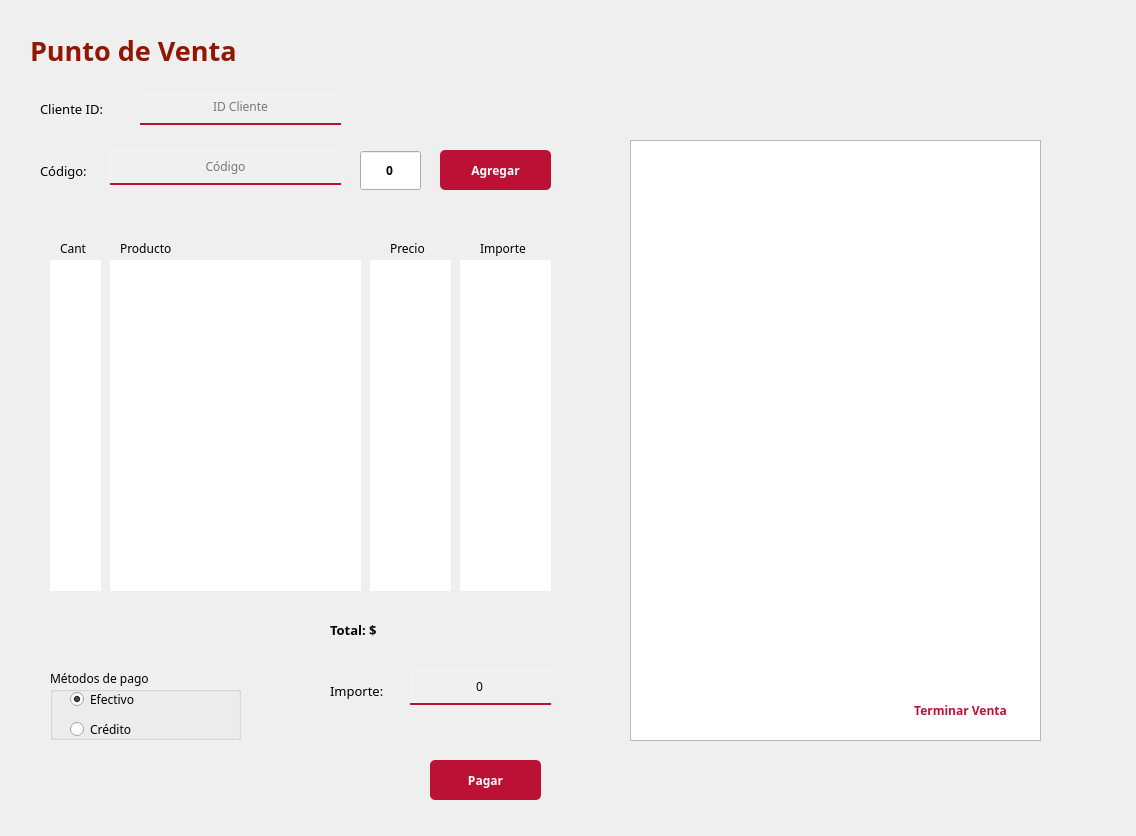
<?xml version="1.0" encoding="UTF-8"?>
<ui version="4.0">
 <class>MainWindow</class>
 <widget class="QMainWindow" name="MainWindow">
  <property name="geometry">
   <rect>
    <x>0</x>
    <y>0</y>
    <width>1136</width>
    <height>836</height>
   </rect>
  </property>
  <property name="windowTitle">
   <string>MainWindow</string>
  </property>
  <widget class="QWidget" name="centralwidget">
   <widget class="QLabel" name="label">
    <property name="geometry">
     <rect>
      <x>30</x>
      <y>20</y>
      <width>331</width>
      <height>61</height>
     </rect>
    </property>
    <property name="font">
     <font>
      <family>Product Sans</family>
      <pointsize>20</pointsize>
      <weight>75</weight>
      <bold>true</bold>
     </font>
    </property>
    <property name="styleSheet">
     <string notr="true">color: #921700;</string>
    </property>
    <property name="text">
     <string>Punto de Venta</string>
    </property>
   </widget>
   <widget class="QLabel" name="label_5">
    <property name="geometry">
     <rect>
      <x>40</x>
      <y>100</y>
      <width>131</width>
      <height>17</height>
     </rect>
    </property>
    <property name="font">
     <font>
      <family>Product Sans</family>
      <pointsize>10</pointsize>
     </font>
    </property>
    <property name="text">
     <string>Cliente ID:</string>
    </property>
   </widget>
   <widget class="QLineEdit" name="txtCliente">
    <property name="geometry">
     <rect>
      <x>140</x>
      <y>90</y>
      <width>201</width>
      <height>35</height>
     </rect>
    </property>
    <property name="font">
     <font>
      <family>Product Sans</family>
      <pointsize>9</pointsize>
     </font>
    </property>
    <property name="styleSheet">
     <string notr="true">QLineEdit {
	background-color: rgb(240, 240, 240);
	border: none;
	border-bottom: 2px solid #bb1135;
}</string>
    </property>
    <property name="text">
     <string/>
    </property>
    <property name="alignment">
     <set>Qt::AlignCenter</set>
    </property>
    <property name="placeholderText">
     <string>ID Cliente</string>
    </property>
   </widget>
   <widget class="QLabel" name="label_6">
    <property name="geometry">
     <rect>
      <x>40</x>
      <y>160</y>
      <width>71</width>
      <height>21</height>
     </rect>
    </property>
    <property name="font">
     <font>
      <family>Product Sans</family>
      <pointsize>10</pointsize>
     </font>
    </property>
    <property name="text">
     <string>Código:</string>
    </property>
   </widget>
   <widget class="QLineEdit" name="txtCodigo">
    <property name="geometry">
     <rect>
      <x>110</x>
      <y>150</y>
      <width>231</width>
      <height>35</height>
     </rect>
    </property>
    <property name="font">
     <font>
      <family>Product Sans</family>
      <pointsize>9</pointsize>
     </font>
    </property>
    <property name="styleSheet">
     <string notr="true">QLineEdit {
	background-color: rgb(240, 240, 240);
	border: none;
	border-bottom: 2px solid #bb1135;
}</string>
    </property>
    <property name="text">
     <string/>
    </property>
    <property name="alignment">
     <set>Qt::AlignCenter</set>
    </property>
    <property name="placeholderText">
     <string>Código</string>
    </property>
   </widget>
   <widget class="QSpinBox" name="spCantidad">
    <property name="geometry">
     <rect>
      <x>360</x>
      <y>150</y>
      <width>61</width>
      <height>41</height>
     </rect>
    </property>
    <property name="font">
     <font>
      <family>Product Sans</family>
      <weight>75</weight>
      <bold>true</bold>
     </font>
    </property>
    <property name="alignment">
     <set>Qt::AlignCenter</set>
    </property>
    <property name="buttonSymbols">
     <enum>QAbstractSpinBox::NoButtons</enum>
    </property>
   </widget>
   <widget class="QPushButton" name="btnAgregar">
    <property name="geometry">
     <rect>
      <x>440</x>
      <y>150</y>
      <width>111</width>
      <height>40</height>
     </rect>
    </property>
    <property name="font">
     <font>
      <family>Product Sans</family>
      <pointsize>9</pointsize>
      <weight>75</weight>
      <bold>true</bold>
     </font>
    </property>
    <property name="styleSheet">
     <string notr="true">QPushButton {
	color: #fff;
	background-color: #bb1135;
	border-radius: 5px;
	border: none;
}

QPushButton:pressed {
	background-color: #4d0000;
}</string>
    </property>
    <property name="text">
     <string>Agregar</string>
    </property>
   </widget>
   <widget class="QListWidget" name="lsCantidad">
    <property name="geometry">
     <rect>
      <x>50</x>
      <y>260</y>
      <width>51</width>
      <height>331</height>
     </rect>
    </property>
    <property name="font">
     <font>
      <family>Product Sans</family>
      <weight>75</weight>
      <bold>true</bold>
     </font>
    </property>
    <property name="styleSheet">
     <string notr="true">border : none;
background-color: rgba(255,255,255,.5);</string>
    </property>
   </widget>
   <widget class="QListWidget" name="lsProducto">
    <property name="geometry">
     <rect>
      <x>110</x>
      <y>260</y>
      <width>251</width>
      <height>331</height>
     </rect>
    </property>
    <property name="font">
     <font>
      <family>Product Sans</family>
      <weight>75</weight>
      <bold>true</bold>
     </font>
    </property>
    <property name="styleSheet">
     <string notr="true">border : none;
background-color: rgba(255,255,255,.5);</string>
    </property>
   </widget>
   <widget class="QListWidget" name="lsPrecio">
    <property name="geometry">
     <rect>
      <x>370</x>
      <y>260</y>
      <width>81</width>
      <height>331</height>
     </rect>
    </property>
    <property name="font">
     <font>
      <family>Product Sans</family>
      <weight>75</weight>
      <bold>true</bold>
     </font>
    </property>
    <property name="styleSheet">
     <string notr="true">border : none;
background-color: rgba(255,255,255,.5);</string>
    </property>
   </widget>
   <widget class="QListWidget" name="lsImporte">
    <property name="geometry">
     <rect>
      <x>460</x>
      <y>260</y>
      <width>91</width>
      <height>331</height>
     </rect>
    </property>
    <property name="font">
     <font>
      <family>Product Sans</family>
      <weight>75</weight>
      <bold>true</bold>
     </font>
    </property>
    <property name="styleSheet">
     <string notr="true">border : none;
background-color: rgba(255,255,255,.5);</string>
    </property>
   </widget>
   <widget class="QLabel" name="label_2">
    <property name="geometry">
     <rect>
      <x>60</x>
      <y>240</y>
      <width>31</width>
      <height>17</height>
     </rect>
    </property>
    <property name="font">
     <font>
      <family>Product Sans</family>
     </font>
    </property>
    <property name="text">
     <string>Cant</string>
    </property>
   </widget>
   <widget class="QLabel" name="label_3">
    <property name="geometry">
     <rect>
      <x>120</x>
      <y>240</y>
      <width>71</width>
      <height>17</height>
     </rect>
    </property>
    <property name="font">
     <font>
      <family>Product Sans</family>
     </font>
    </property>
    <property name="text">
     <string>Producto</string>
    </property>
   </widget>
   <widget class="QLabel" name="label_4">
    <property name="geometry">
     <rect>
      <x>390</x>
      <y>240</y>
      <width>41</width>
      <height>17</height>
     </rect>
    </property>
    <property name="font">
     <font>
      <family>Product Sans</family>
     </font>
    </property>
    <property name="text">
     <string>Precio</string>
    </property>
   </widget>
   <widget class="QLabel" name="label_7">
    <property name="geometry">
     <rect>
      <x>480</x>
      <y>240</y>
      <width>51</width>
      <height>17</height>
     </rect>
    </property>
    <property name="font">
     <font>
      <family>Product Sans</family>
     </font>
    </property>
    <property name="text">
     <string>Importe</string>
    </property>
   </widget>
   <widget class="QLabel" name="lblTotal">
    <property name="geometry">
     <rect>
      <x>408</x>
      <y>609</y>
      <width>141</width>
      <height>41</height>
     </rect>
    </property>
    <property name="font">
     <font>
      <family>Product Sans</family>
      <pointsize>12</pointsize>
     </font>
    </property>
    <property name="styleSheet">
     <string notr="true">border : none;
background-color: rgba(255,255,255,.5);</string>
    </property>
    <property name="text">
     <string/>
    </property>
    <property name="alignment">
     <set>Qt::AlignRight|Qt::AlignTrailing|Qt::AlignVCenter</set>
    </property>
   </widget>
   <widget class="QLabel" name="label_9">
    <property name="geometry">
     <rect>
      <x>330</x>
      <y>620</y>
      <width>71</width>
      <height>20</height>
     </rect>
    </property>
    <property name="font">
     <font>
      <family>Product Sans</family>
      <pointsize>10</pointsize>
      <weight>75</weight>
      <bold>true</bold>
     </font>
    </property>
    <property name="text">
     <string>Total: $</string>
    </property>
   </widget>
   <widget class="QPushButton" name="btnPagar">
    <property name="geometry">
     <rect>
      <x>430</x>
      <y>760</y>
      <width>111</width>
      <height>40</height>
     </rect>
    </property>
    <property name="font">
     <font>
      <family>Product Sans</family>
      <pointsize>9</pointsize>
      <weight>75</weight>
      <bold>true</bold>
     </font>
    </property>
    <property name="styleSheet">
     <string notr="true">QPushButton {
	color: #fff;
	background-color: #bb1135;
	border-radius: 5px;
	border: none;
}

QPushButton:pressed {
	background-color: #4d0000;
}</string>
    </property>
    <property name="text">
     <string>Pagar</string>
    </property>
   </widget>
   <widget class="QTextEdit" name="txtDisplay">
    <property name="geometry">
     <rect>
      <x>630</x>
      <y>140</y>
      <width>411</width>
      <height>601</height>
     </rect>
    </property>
    <property name="font">
     <font>
      <family>Source Code Pro Medium</family>
      <pointsize>8</pointsize>
     </font>
    </property>
    <property name="html">
     <string>&lt;!DOCTYPE HTML PUBLIC &quot;-//W3C//DTD HTML 4.0//EN&quot; &quot;http://www.w3.org/TR/REC-html40/strict.dtd&quot;&gt;
&lt;html&gt;&lt;head&gt;&lt;meta name=&quot;qrichtext&quot; content=&quot;1&quot; /&gt;&lt;style type=&quot;text/css&quot;&gt;
p, li { white-space: pre-wrap; }
&lt;/style&gt;&lt;/head&gt;&lt;body style=&quot; font-family:'Source Code Pro Medium'; font-size:8pt; font-weight:400; font-style:normal;&quot;&gt;
&lt;p style=&quot;-qt-paragraph-type:empty; margin-top:0px; margin-bottom:0px; margin-left:0px; margin-right:0px; -qt-block-indent:0; text-indent:0px; font-family:'Source Code Pro'; font-size:9pt;&quot;&gt;&lt;br /&gt;&lt;/p&gt;&lt;/body&gt;&lt;/html&gt;</string>
    </property>
   </widget>
   <widget class="QPushButton" name="btnTerminar">
    <property name="geometry">
     <rect>
      <x>890</x>
      <y>690</y>
      <width>141</width>
      <height>40</height>
     </rect>
    </property>
    <property name="font">
     <font>
      <family>Product Sans</family>
      <pointsize>9</pointsize>
      <weight>75</weight>
      <bold>true</bold>
     </font>
    </property>
    <property name="styleSheet">
     <string notr="true">QPushButton {
	color: #bb1135;
	background-color: none;
	border-radius: 5px;
	border: none;
}

QPushButton:pressed {
	color: #4d0000;
}</string>
    </property>
    <property name="text">
     <string>Terminar Venta</string>
    </property>
   </widget>
   <widget class="QLabel" name="lblMensaje">
    <property name="geometry">
     <rect>
      <x>50</x>
      <y>600</y>
      <width>261</width>
      <height>41</height>
     </rect>
    </property>
    <property name="font">
     <font>
      <family>Product Sans</family>
      <pointsize>9</pointsize>
     </font>
    </property>
    <property name="text">
     <string/>
    </property>
    <property name="alignment">
     <set>Qt::AlignLeading|Qt::AlignLeft|Qt::AlignVCenter</set>
    </property>
   </widget>
   <widget class="QGroupBox" name="groupBox">
    <property name="geometry">
     <rect>
      <x>50</x>
      <y>669</y>
      <width>191</width>
      <height>71</height>
     </rect>
    </property>
    <property name="font">
     <font>
      <family>Product Sans</family>
     </font>
    </property>
    <property name="title">
     <string>Métodos de pago</string>
    </property>
    <widget class="QRadioButton" name="rdbEfectivo">
     <property name="geometry">
      <rect>
       <x>20</x>
       <y>20</y>
       <width>104</width>
       <height>21</height>
      </rect>
     </property>
     <property name="text">
      <string>Efectivo</string>
     </property>
     <property name="checked">
      <bool>true</bool>
     </property>
    </widget>
    <widget class="QRadioButton" name="rdbCredito">
     <property name="geometry">
      <rect>
       <x>20</x>
       <y>50</y>
       <width>104</width>
       <height>21</height>
      </rect>
     </property>
     <property name="text">
      <string>Crédito</string>
     </property>
    </widget>
   </widget>
   <widget class="QLineEdit" name="txtImporte">
    <property name="enabled">
     <bool>true</bool>
    </property>
    <property name="geometry">
     <rect>
      <x>410</x>
      <y>670</y>
      <width>141</width>
      <height>35</height>
     </rect>
    </property>
    <property name="font">
     <font>
      <family>Product Sans</family>
      <pointsize>9</pointsize>
     </font>
    </property>
    <property name="styleSheet">
     <string notr="true">QLineEdit {
	background-color: rgb(240, 240, 240);
	border: none;
	border-bottom: 2px solid #bb1135;
}</string>
    </property>
    <property name="text">
     <string>0</string>
    </property>
    <property name="alignment">
     <set>Qt::AlignCenter</set>
    </property>
    <property name="placeholderText">
     <string>Importe</string>
    </property>
   </widget>
   <widget class="QLabel" name="label_8">
    <property name="geometry">
     <rect>
      <x>330</x>
      <y>680</y>
      <width>71</width>
      <height>21</height>
     </rect>
    </property>
    <property name="font">
     <font>
      <family>Product Sans</family>
      <pointsize>10</pointsize>
     </font>
    </property>
    <property name="text">
     <string>Importe:</string>
    </property>
   </widget>
  </widget>
 </widget>
 <resources/>
 <connections/>
</ui>
